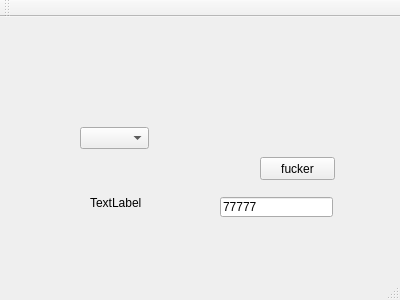
<?xml version="1.0" encoding="UTF-8"?>
<ui version="4.0">
 <class>MainWindow</class>
 <widget class="QMainWindow" name="MainWindow">
  <property name="geometry">
   <rect>
    <x>0</x>
    <y>0</y>
    <width>400</width>
    <height>300</height>
   </rect>
  </property>
  <property name="windowTitle">
   <string>MainWindow</string>
  </property>
  <widget class="QWidget" name="centralWidget">
   <widget class="QPushButton" name="myButton">
    <property name="geometry">
     <rect>
      <x>260</x>
      <y>140</y>
      <width>75</width>
      <height>23</height>
     </rect>
    </property>
    <property name="text">
     <string>fucker</string>
    </property>
    <property name="checkable">
     <bool>false</bool>
    </property>
    <property name="checked">
     <bool>false</bool>
    </property>
   </widget>
   <widget class="QComboBox" name="comboBox">
    <property name="geometry">
     <rect>
      <x>80</x>
      <y>110</y>
      <width>69</width>
      <height>22</height>
     </rect>
    </property>
   </widget>
   <widget class="QLineEdit" name="lineEdit">
    <property name="geometry">
     <rect>
      <x>220</x>
      <y>180</y>
      <width>113</width>
      <height>20</height>
     </rect>
    </property>
    <property name="text">
     <string>77777</string>
    </property>
   </widget>
   <widget class="QLabel" name="url">
    <property name="geometry">
     <rect>
      <x>90</x>
      <y>170</y>
      <width>81</width>
      <height>31</height>
     </rect>
    </property>
    <property name="text">
     <string>TextLabel</string>
    </property>
   </widget>
  </widget>
  <widget class="QMenuBar" name="menuBar">
   <property name="geometry">
    <rect>
     <x>0</x>
     <y>0</y>
     <width>400</width>
     <height>23</height>
    </rect>
   </property>
  </widget>
  <widget class="QToolBar" name="mainToolBar">
   <attribute name="toolBarArea">
    <enum>TopToolBarArea</enum>
   </attribute>
   <attribute name="toolBarBreak">
    <bool>false</bool>
   </attribute>
  </widget>
  <widget class="QStatusBar" name="statusBar"/>
 </widget>
 <layoutdefault spacing="6" margin="11"/>
 <resources/>
 <connections/>
</ui>
